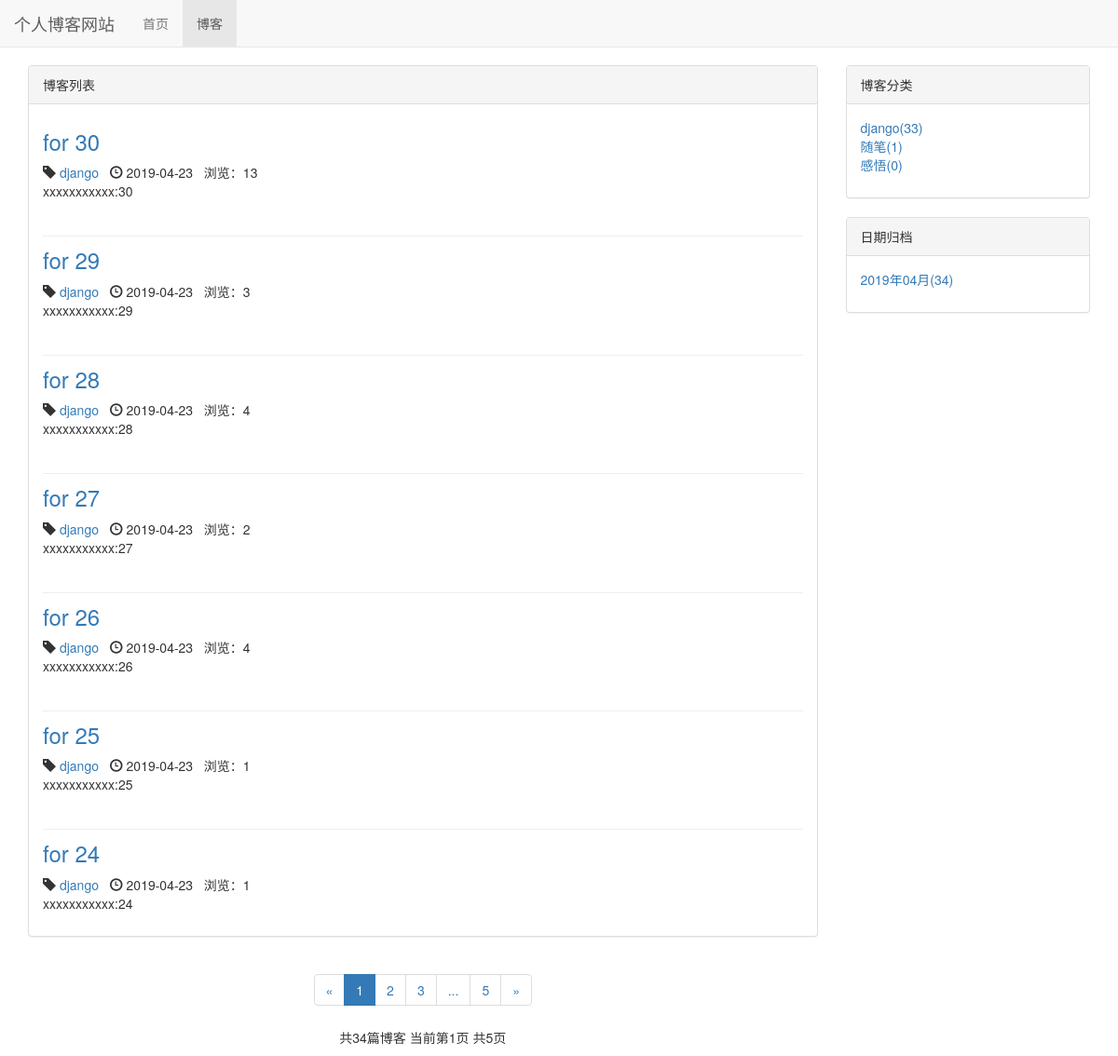
Screenshot of /blog/ with the database file from the repository.
### blog/models.py (models this page shows, shortened)
class Blog(models.Model,ReadNumExpandMethod):
    title = models.CharField(max_length=50)
    blog_type = models.ForeignKey(BlogType,on_delete=models.DO_NOTHING)
    content = RichTextUploadingField()
    author = models.ForeignKey(User,on_delete=models.DO_NOTHING)
    read_details = GenericRelation(ReadDetail)
    created_time = models.DateTimeField(auto_now_add=True)
    last_updated_time = models.DateTimeField(auto_now=True)
    class Meta:
        ordering = ['-created_time']

class BlogType(models.Model):
    type_name = models.CharField(max_length=15)
    def __str__(self):
        return self.type_name

### read_statistics/models.py (models this page shows)
class ReadNum(models.Model):
    read_num = models.IntegerField(default=0)
    content_type = models.ForeignKey(ContentType,on_delete=models.DO_NOTHING)
    object_id = models.PositiveIntegerField()
    content_object = GenericForeignKey('content_type','object_id')

### blog/views.py (the view)
# urls.py: path('',views.blog_list,name="blog_list"),
def blog_list(request):
    blogs_all_list = Blog.objects.all()
    context = get_blog_list_common_data(request,blogs_all_list)
    return render_to_response('blog/blog_list.html',context)

### read_statistics/models.py (called while the page is built)
    def get_read_num(self):
        try:
            ct = ContentType.objects.get_for_model(self)
            readnum = ReadNum.objects.get(content_type = ct,object_id=self.pk)
            return readnum.read_num
        except Exception as e:
            return 0

### blog/templates/blog/blog_list.html (shortened to what this page needs)
{% extends 'base.html' %}
{% load staticfiles %}
{% block header_extends %}
    <link rel="stylesheet" href="{% static 'blog.css' %}">
{% endblock %}
{% block nav_blog_active %}active{% endblock %}
{% block content %}
<div class="container">
    <div class="row">
        <div class="col-xs-12 col-sm-8 col-md-9">
            <div class="panel panel-default">
                <div class="panel-heading">{% block blog_list_title %}博客列表{% endblock %}</div>
                <div class="panel-body">
                    {% for blog in blogs %}
                    <div class="blog">
                            <h3><a href="{% url 'blog_detail' blog.pk %}">
                                    {{ blog.title }}
                            </a></h3>
                            <p class="blog-info">
                                    <span class="glyphicon glyphicon-tag"></span>
                                    <a href="{% url 'blogs_with_type' blog.blog_type.pk %}">{{ blog.blog_type }}</a>&nbsp;&nbsp;
                                    <span class="glyphicon glyphicon-time"></span>
                                    {{ blog.created_time|date:"Y-m-d" }}&nbsp;&nbsp;
                                    浏览：{{ blog.get_read_num }}
                            </p>
                            <p>{{ blog.content|striptags|truncatechars:120 }}</p>
                    </div>
                    {% empty %}
                    <div class="blog">
                        <h3>暂无博客,敬请期待</h3>
                    </div>
                    {% endfor %}
                </div>
            </div>
            <div class="paginator">
                    <ul class="pagination">
                      <li>
                          {% if page_of_blogs.has_previous %}
                          <a href="?page={{ page_of_blogs.previous_page_number }}" aria-label="Previous">
                                <span aria-hidden="true">&laquo;</span>
                              </a>
                          {% else %}
                          <span aria-hidden="true">&laquo;</span>
                          {% endif %}
                      </li>
                      {% for page_num in page_range %}
                        {% if page_num == page_of_blogs.number %}
                            <li class="active"><span>{{ page_num }}</span></li>
                        {% else %}
                            {% if page_num == '...' %}
                                <li><span>{{ page_num }}</span></li>
                            {% else %}
                                <li><a href="?page={{ page_num }}">{{ page_num }}</a></li>
                            {% endif %}
                        {% endif %}
                      {% endfor %}
                      <li>
                            {% if page_of_blogs.has_next %}
                            <a href="?page={{ page_of_blogs.next_page_number }}" aria-label="Next">
                                  <span aria-hidden="true">&raquo;</span>
                                </a>
                            {% else %}
                            <span aria-hidden="true">&raquo;</span>
                            {% endif %}
                      </li>
                    </ul>
                  <p>
                        共{{ page_of_blogs.paginator.count }}篇博客
                        当前第{{ page_of_blogs.number }}页
                        共{{ page_of_blogs.paginator.num_pages }}页
                  </p>
            </div>
        </div>
        <div class="hidden-xs col-sm-4 col-md-3">
            <div class="panel panel-default">
                <div class="panel-heading">博客分类</div>
                <div class="panel-body">
                    <ul class="blog-types">
                        {% for blog_type in blog_types %}
                        <li>
                            <a href="{% url 'blogs_with_type' blog_type.pk %}">
                                {{ blog_type.type_name }}({{ blog_type.blog_count }})
                            </a>
                        </li>
                        {% empty %}
                        <li>暂无分类</li>
                        {% endfor %}
                    </ul>
                </div>
            </div>
            <div class="panel panel-default">
                <div class="panel-heading">日期归档</div>
                <div class="panel-body">
                    <ul>
                        {% for blog_date,blog_count in blog_dates.items %}
                            <li>
                                    <a href="{% url 'blogs_with_date' blog_date.year blog_date.month %}">
                                        {{ blog_date|date:"Y年m月" }}({{ blog_count }})
                                    </a>
                            </li>
                        {% endfor %}
                    </ul>
                </div>
            </div>
        </div>
    </div>
</div>
{% endblock %}

### static/base.css (style rules this page uses)
body { margin-top: 70px!important; }
* { margin: 0; padding: 0; }

### static/blog.css (style rules this page uses)
ul.blog-types { list-style-type: none; }
div.blog:not(:last-child) { margin-bottom: 0.5em; padding-bottom: 2em; border-bottom: 1px solid #eee; }
div.blog h3 { margin-top: 0.5em; }
div.blog p.blog-info { margin-bottom: 0; }
div.paginator { text-align: center; }
ul { list-style-type: none; }

### rows the page displays
Blog: title "for 30", blog_type "django", created_time "2019-04-23", get_read_num "13", content "xxxxxxxxxxx:30"
Blog: title "for 29", blog_type "django", created_time "2019-04-23", get_read_num "3", content "xxxxxxxxxxx:29"
Blog: title "for 28", blog_type "django", created_time "2019-04-23", get_read_num "4", content "xxxxxxxxxxx:28"
Blog: title "for 27", blog_type "django", created_time "2019-04-23", get_read_num "2", content "xxxxxxxxxxx:27"
Blog: title "for 26", blog_type "django", created_time "2019-04-23", get_read_num "4", content "xxxxxxxxxxx:26"
Blog: title "for 25", blog_type "django", created_time "2019-04-23", get_read_num "1", content "xxxxxxxxxxx:25"
Blog: title "for 24", blog_type "django", created_time "2019-04-23", get_read_num "1", content "xxxxxxxxxxx:24"
BlogType: type_name "django", blog_count "33"
BlogType: type_name "随笔", blog_count "1"
BlogType: type_name "感悟", blog_count "0"

### other values shown
{{ page_num }} "1"
{{ page_num }} "2" "3" "5"
{{ page_num }} "..."
{{ page_of_blogs.paginator.count }} "34"
{{ page_of_blogs.number }} "1"
{{ page_of_blogs.paginator.num_pages }} "5"
{{ blog_date|date:"Y年m月" }} "2019年04月"
{{ blog_count }} "34"
